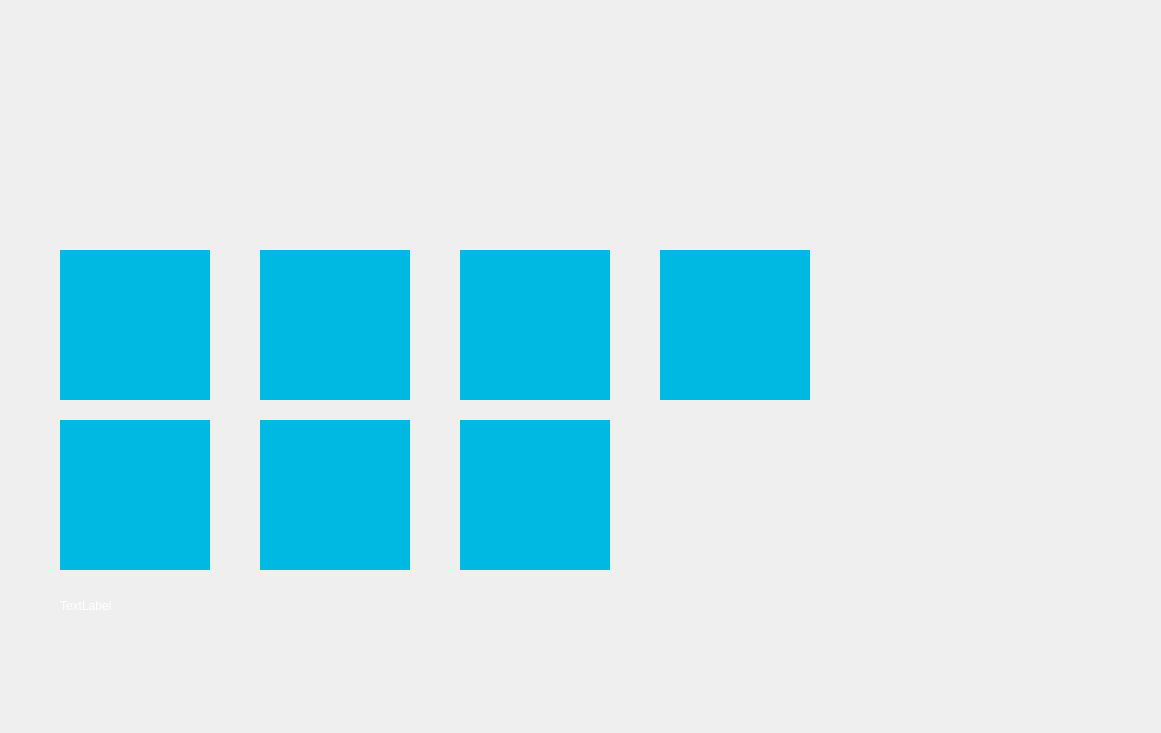
<?xml version="1.0" encoding="UTF-8"?>
<ui version="4.0">
 <class>MainWindow</class>
 <widget class="QMainWindow" name="MainWindow">
  <property name="geometry">
   <rect>
    <x>0</x>
    <y>0</y>
    <width>1161</width>
    <height>733</height>
   </rect>
  </property>
  <property name="windowTitle">
   <string>MainWindow</string>
  </property>
  <property name="styleSheet">
   <string notr="true">
#mainwindow{ 
border-image: url(:/new/prefix1/images/6.png);
} 
#mainwindow * { 
border-image:url(); 
}
</string>
  </property>
  <property name="toolButtonStyle">
   <enum>Qt::ToolButtonFollowStyle</enum>
  </property>
  <property name="tabShape">
   <enum>QTabWidget::Rounded</enum>
  </property>
  <widget class="QWidget" name="centralWidget">
   <widget class="QPushButton" name="pushButton">
    <property name="geometry">
     <rect>
      <x>60</x>
      <y>250</y>
      <width>150</width>
      <height>150</height>
     </rect>
    </property>
    <property name="styleSheet">
     <string notr="true">color: rgb(255, 255, 255);
image: url(:/new/prefix1/build-LIBRARY-Desktop_Qt_5_8_0_MinGW_32bit-Debug/添加书籍.png);

font: 15pt &quot;微软雅黑&quot;;
background-color: rgb(0, 185, 227);
border-radius:0px;
width:130px;
 height:70px;</string>
    </property>
    <property name="text">
     <string/>
    </property>
   </widget>
   <widget class="QPushButton" name="pushButton_2">
    <property name="geometry">
     <rect>
      <x>460</x>
      <y>250</y>
      <width>150</width>
      <height>150</height>
     </rect>
    </property>
    <property name="styleSheet">
     <string notr="true">color: rgb(255, 255, 255);
image: url(:/new/prefix1/build-LIBRARY-Desktop_Qt_5_8_0_MinGW_32bit-Debug/查询书籍.png);

font: 15pt &quot;微软雅黑&quot;;
background-color: rgb(0, 185, 227);
border-radius:0px;
width:130px;
 height:70px;
</string>
    </property>
    <property name="text">
     <string/>
    </property>
   </widget>
   <widget class="QPushButton" name="pushButton_3">
    <property name="geometry">
     <rect>
      <x>260</x>
      <y>250</y>
      <width>150</width>
      <height>150</height>
     </rect>
    </property>
    <property name="styleSheet">
     <string notr="true">color: rgb(255, 255, 255);
font: 15pt &quot;微软雅黑&quot;;
background-color: rgb(0, 185, 227);
border-radius:0px;
width:130px;
 height:70px;
image: url(:/new/prefix1/build-LIBRARY-Desktop_Qt_5_8_0_MinGW_32bit-Debug/查询人物信息.png);</string>
    </property>
    <property name="text">
     <string/>
    </property>
   </widget>
   <widget class="QLabel" name="label">
    <property name="geometry">
     <rect>
      <x>-150</x>
      <y>-30</y>
      <width>1500</width>
      <height>241</height>
     </rect>
    </property>
    <property name="styleSheet">
     <string notr="true">image: url(:/images/loginimage.png)</string>
    </property>
    <property name="text">
     <string/>
    </property>
   </widget>
   <widget class="QPushButton" name="pushButton_5">
    <property name="geometry">
     <rect>
      <x>60</x>
      <y>420</y>
      <width>150</width>
      <height>150</height>
     </rect>
    </property>
    <property name="styleSheet">
     <string notr="true">color: rgb(255, 255, 255);
image: url(:/new/prefix1/build-LIBRARY-Desktop_Qt_5_8_0_MinGW_32bit-Debug/注销.png);
font: 15pt &quot;微软雅黑&quot;;
background-color: rgb(0, 185, 227);
border-radius:0px;
width:130px;
 height:70px;</string>
    </property>
    <property name="text">
     <string/>
    </property>
   </widget>
   <widget class="QLabel" name="label_2">
    <property name="geometry">
     <rect>
      <x>60</x>
      <y>590</y>
      <width>451</width>
      <height>31</height>
     </rect>
    </property>
    <property name="styleSheet">
     <string notr="true">font: 16pt &quot;微软雅黑&quot;;color: rgb(255, 255, 255);
</string>
    </property>
    <property name="text">
     <string>TextLabel</string>
    </property>
   </widget>
   <widget class="QPushButton" name="pushButton_4">
    <property name="geometry">
     <rect>
      <x>660</x>
      <y>250</y>
      <width>150</width>
      <height>150</height>
     </rect>
    </property>
    <property name="styleSheet">
     <string notr="true">color: rgb(255, 255, 255);
image: url(:/new/prefix1/build-LIBRARY-Desktop_Qt_5_8_0_MinGW_32bit-Debug/时间.png);
font: 15pt &quot;微软雅黑&quot;;
background-color: rgb(0, 185, 227);
border-radius:0px;
width:130px;
 height:70px;</string>
    </property>
    <property name="text">
     <string/>
    </property>
   </widget>
   <widget class="QPushButton" name="pushButton_6">
    <property name="geometry">
     <rect>
      <x>460</x>
      <y>420</y>
      <width>150</width>
      <height>150</height>
     </rect>
    </property>
    <property name="styleSheet">
     <string notr="true">color: rgb(255, 255, 255);
font: 15pt &quot;微软雅黑&quot;;
background-color: rgb(0, 185, 227);
border-radius:0px;
width:130px;
 height:70px;
image: url(:/new/prefix1/build-LIBRARY-Desktop_Qt_5_8_0_MinGW_32bit-Debug/查看新消息.png);</string>
    </property>
    <property name="text">
     <string/>
    </property>
   </widget>
   <widget class="QPushButton" name="pushButton_7">
    <property name="geometry">
     <rect>
      <x>260</x>
      <y>420</y>
      <width>150</width>
      <height>150</height>
     </rect>
    </property>
    <property name="styleSheet">
     <string notr="true">color: rgb(255, 255, 255);
font: 15pt &quot;微软雅黑&quot;;
background-color: rgb(0, 185, 227);
border-radius:0px;
width:130px;
 height:70px;
image: url(:/new/prefix1/build-LIBRARY-Desktop_Qt_5_8_0_MinGW_32bit-Debug/充值.png);</string>
    </property>
    <property name="text">
     <string/>
    </property>
   </widget>
  </widget>
  <widget class="QMenuBar" name="menuBar">
   <property name="geometry">
    <rect>
     <x>0</x>
     <y>0</y>
     <width>1161</width>
     <height>26</height>
    </rect>
   </property>
  </widget>
  <action name="action_N">
   <property name="icon">
    <iconset>
     <normaloff>:/new/prefix1/images/1.jpg</normaloff>:/new/prefix1/images/1.jpg</iconset>
   </property>
   <property name="text">
    <string>IMAGE1</string>
   </property>
  </action>
 </widget>
 <layoutdefault spacing="6" margin="11"/>
 <resources/>
 <connections/>
</ui>
